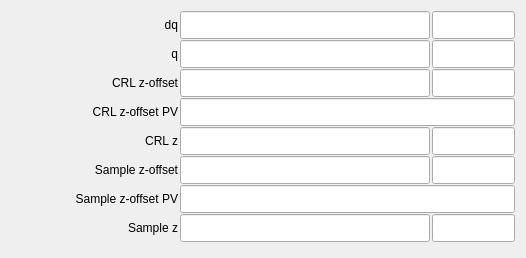
<?xml version="1.0" encoding="UTF-8"?>
<ui version="4.0">
 <class>Form</class>
 <widget class="QWidget" name="Form">
  <property name="geometry">
   <rect>
    <x>0</x>
    <y>0</y>
    <width>526</width>
    <height>249</height>
   </rect>
  </property>
  <property name="windowTitle">
   <string>Form</string>
  </property>
  <layout class="QVBoxLayout" name="verticalLayout_2">
   <item>
    <layout class="QVBoxLayout" name="verticalLayout" stretch="0,1,1,0,1,1,0,1">
     <property name="spacing">
      <number>1</number>
     </property>
     <property name="topMargin">
      <number>0</number>
     </property>
     <property name="bottomMargin">
      <number>5</number>
     </property>
     <item>
      <layout class="QHBoxLayout" name="horizontalLayout_9" stretch="2,3,1">
       <property name="spacing">
        <number>2</number>
       </property>
       <property name="rightMargin">
        <number>0</number>
       </property>
       <item>
        <widget class="caLabel" name="calabel_33">
         <property name="toolTip">
          <string extracomment="CRL image position relative to sample"/>
         </property>
         <property name="statusTip">
          <string extracomment="CRL image position relative to sample"/>
         </property>
         <property name="whatsThis">
          <string extracomment="CRL image position relative to sample"/>
         </property>
         <property name="text">
          <string>dq</string>
         </property>
         <property name="alignment">
          <set>Qt::AlignRight|Qt::AlignTrailing|Qt::AlignVCenter</set>
         </property>
         <property name="fontScaleMode">
          <enum>ESimpleLabel::WidthAndHeight</enum>
         </property>
        </widget>
       </item>
       <item>
        <widget class="caLineEdit" name="caLineEdit_27">
         <property name="sizePolicy">
          <sizepolicy hsizetype="Preferred" vsizetype="Expanding">
           <horstretch>0</horstretch>
           <verstretch>0</verstretch>
          </sizepolicy>
         </property>
         <property name="font">
          <font>
           <pointsize>13</pointsize>
          </font>
         </property>
         <property name="text">
          <string/>
         </property>
         <property name="alignment">
          <set>Qt::AlignRight|Qt::AlignTrailing|Qt::AlignVCenter</set>
         </property>
         <property name="channel" stdset="0">
          <string notr="true">$(P)$(CRL):dq</string>
         </property>
         <property name="foreground">
          <color>
           <red>10</red>
           <green>0</green>
           <blue>184</blue>
          </color>
         </property>
         <property name="background">
          <color>
           <red>200</red>
           <green>200</green>
           <blue>200</blue>
          </color>
         </property>
         <property name="colorMode">
          <enum>caLineEdit::Static</enum>
         </property>
         <property name="precision">
          <number>6</number>
         </property>
         <property name="precisionMode">
          <enum>caLineEdit::Channel</enum>
         </property>
         <property name="fontScaleMode" stdset="0">
          <enum>caLineEdit::None</enum>
         </property>
         <property name="formatType">
          <enum>caLineEdit::decimal</enum>
         </property>
        </widget>
       </item>
       <item>
        <widget class="caLineEdit" name="caLineEdit_26">
         <property name="sizePolicy">
          <sizepolicy hsizetype="Preferred" vsizetype="Expanding">
           <horstretch>0</horstretch>
           <verstretch>0</verstretch>
          </sizepolicy>
         </property>
         <property name="font">
          <font>
           <pointsize>13</pointsize>
          </font>
         </property>
         <property name="text">
          <string/>
         </property>
         <property name="alignment">
          <set>Qt::AlignRight|Qt::AlignTrailing|Qt::AlignVCenter</set>
         </property>
         <property name="channel" stdset="0">
          <string notr="true">$(P)$(CRL):dq.EGU</string>
         </property>
         <property name="foreground">
          <color>
           <red>10</red>
           <green>0</green>
           <blue>184</blue>
          </color>
         </property>
         <property name="background">
          <color>
           <red>200</red>
           <green>200</green>
           <blue>200</blue>
          </color>
         </property>
         <property name="colorMode">
          <enum>caLineEdit::Static</enum>
         </property>
         <property name="precision">
          <number>0</number>
         </property>
         <property name="precisionMode">
          <enum>caLineEdit::User</enum>
         </property>
         <property name="fontScaleMode" stdset="0">
          <enum>caLineEdit::None</enum>
         </property>
         <property name="formatType">
          <enum>caLineEdit::decimal</enum>
         </property>
        </widget>
       </item>
      </layout>
     </item>
     <item>
      <layout class="QHBoxLayout" name="horizontalLayout_8" stretch="2,3,1">
       <property name="spacing">
        <number>2</number>
       </property>
       <property name="rightMargin">
        <number>0</number>
       </property>
       <item>
        <widget class="caLabel" name="calabel_32">
         <property name="toolTip">
          <string extracomment="CRL image position relative to CRL"/>
         </property>
         <property name="text">
          <string>q</string>
         </property>
         <property name="alignment">
          <set>Qt::AlignRight|Qt::AlignTrailing|Qt::AlignVCenter</set>
         </property>
         <property name="fontScaleMode">
          <enum>ESimpleLabel::WidthAndHeight</enum>
         </property>
        </widget>
       </item>
       <item>
        <widget class="caLineEdit" name="caLineEdit_25">
         <property name="sizePolicy">
          <sizepolicy hsizetype="Preferred" vsizetype="Expanding">
           <horstretch>0</horstretch>
           <verstretch>0</verstretch>
          </sizepolicy>
         </property>
         <property name="font">
          <font>
           <pointsize>13</pointsize>
          </font>
         </property>
         <property name="text">
          <string/>
         </property>
         <property name="alignment">
          <set>Qt::AlignRight|Qt::AlignTrailing|Qt::AlignVCenter</set>
         </property>
         <property name="channel" stdset="0">
          <string notr="true">$(P)$(CRL):q</string>
         </property>
         <property name="foreground">
          <color>
           <red>10</red>
           <green>0</green>
           <blue>184</blue>
          </color>
         </property>
         <property name="background">
          <color>
           <red>200</red>
           <green>200</green>
           <blue>200</blue>
          </color>
         </property>
         <property name="colorMode">
          <enum>caLineEdit::Static</enum>
         </property>
         <property name="precision">
          <number>6</number>
         </property>
         <property name="precisionMode">
          <enum>caLineEdit::Channel</enum>
         </property>
         <property name="fontScaleMode" stdset="0">
          <enum>caLineEdit::None</enum>
         </property>
         <property name="formatType">
          <enum>caLineEdit::decimal</enum>
         </property>
        </widget>
       </item>
       <item>
        <widget class="caLineEdit" name="caLineEdit_24">
         <property name="sizePolicy">
          <sizepolicy hsizetype="Preferred" vsizetype="Expanding">
           <horstretch>0</horstretch>
           <verstretch>0</verstretch>
          </sizepolicy>
         </property>
         <property name="font">
          <font>
           <pointsize>13</pointsize>
          </font>
         </property>
         <property name="text">
          <string/>
         </property>
         <property name="alignment">
          <set>Qt::AlignRight|Qt::AlignTrailing|Qt::AlignVCenter</set>
         </property>
         <property name="channel" stdset="0">
          <string notr="true">$(P)$(CRL):q.EGU</string>
         </property>
         <property name="foreground">
          <color>
           <red>10</red>
           <green>0</green>
           <blue>184</blue>
          </color>
         </property>
         <property name="background">
          <color>
           <red>200</red>
           <green>200</green>
           <blue>200</blue>
          </color>
         </property>
         <property name="colorMode">
          <enum>caLineEdit::Static</enum>
         </property>
         <property name="precision">
          <number>0</number>
         </property>
         <property name="precisionMode">
          <enum>caLineEdit::User</enum>
         </property>
         <property name="fontScaleMode" stdset="0">
          <enum>caLineEdit::None</enum>
         </property>
         <property name="formatType">
          <enum>caLineEdit::decimal</enum>
         </property>
        </widget>
       </item>
      </layout>
     </item>
     <item>
      <layout class="QHBoxLayout" name="horizontalLayout_11" stretch="2,3,1">
       <property name="spacing">
        <number>2</number>
       </property>
       <property name="rightMargin">
        <number>0</number>
       </property>
       <item>
        <widget class="caLabel" name="calabel_34">
         <property name="text">
          <string>CRL z-offset</string>
         </property>
         <property name="alignment">
          <set>Qt::AlignRight|Qt::AlignTrailing|Qt::AlignVCenter</set>
         </property>
         <property name="fontScaleMode">
          <enum>ESimpleLabel::WidthAndHeight</enum>
         </property>
        </widget>
       </item>
       <item>
        <widget class="caLineEdit" name="caLineEdit_28">
         <property name="sizePolicy">
          <sizepolicy hsizetype="Preferred" vsizetype="Expanding">
           <horstretch>0</horstretch>
           <verstretch>0</verstretch>
          </sizepolicy>
         </property>
         <property name="font">
          <font>
           <pointsize>13</pointsize>
          </font>
         </property>
         <property name="text">
          <string/>
         </property>
         <property name="alignment">
          <set>Qt::AlignRight|Qt::AlignTrailing|Qt::AlignVCenter</set>
         </property>
         <property name="channel" stdset="0">
          <string notr="true">$(P)$(CRL):1:oePositionOffset_RBV</string>
         </property>
         <property name="foreground">
          <color>
           <red>10</red>
           <green>0</green>
           <blue>184</blue>
          </color>
         </property>
         <property name="background">
          <color>
           <red>200</red>
           <green>200</green>
           <blue>200</blue>
          </color>
         </property>
         <property name="colorMode">
          <enum>caLineEdit::Static</enum>
         </property>
         <property name="precision">
          <number>6</number>
         </property>
         <property name="precisionMode">
          <enum>caLineEdit::Channel</enum>
         </property>
         <property name="fontScaleMode" stdset="0">
          <enum>caLineEdit::None</enum>
         </property>
         <property name="formatType">
          <enum>caLineEdit::decimal</enum>
         </property>
        </widget>
       </item>
       <item>
        <widget class="caLineEdit" name="caLineEdit_29">
         <property name="sizePolicy">
          <sizepolicy hsizetype="Preferred" vsizetype="Expanding">
           <horstretch>0</horstretch>
           <verstretch>0</verstretch>
          </sizepolicy>
         </property>
         <property name="font">
          <font>
           <pointsize>13</pointsize>
          </font>
         </property>
         <property name="text">
          <string/>
         </property>
         <property name="alignment">
          <set>Qt::AlignRight|Qt::AlignTrailing|Qt::AlignVCenter</set>
         </property>
         <property name="channel" stdset="0">
          <string notr="true">$(P)$(CRL):1:oePositionOffset_RBV.EGU</string>
         </property>
         <property name="foreground">
          <color>
           <red>10</red>
           <green>0</green>
           <blue>184</blue>
          </color>
         </property>
         <property name="background">
          <color>
           <red>200</red>
           <green>200</green>
           <blue>200</blue>
          </color>
         </property>
         <property name="colorMode">
          <enum>caLineEdit::Static</enum>
         </property>
         <property name="precision">
          <number>0</number>
         </property>
         <property name="precisionMode">
          <enum>caLineEdit::User</enum>
         </property>
         <property name="fontScaleMode" stdset="0">
          <enum>caLineEdit::None</enum>
         </property>
         <property name="formatType">
          <enum>caLineEdit::decimal</enum>
         </property>
        </widget>
       </item>
      </layout>
     </item>
     <item>
      <layout class="QHBoxLayout" name="horizontalLayout_16" stretch="1,2">
       <property name="spacing">
        <number>2</number>
       </property>
       <property name="rightMargin">
        <number>0</number>
       </property>
       <item>
        <widget class="caLabel" name="calabel_39">
         <property name="text">
          <string>CRL z-offset PV</string>
         </property>
         <property name="alignment">
          <set>Qt::AlignRight|Qt::AlignTrailing|Qt::AlignVCenter</set>
         </property>
         <property name="fontScaleMode">
          <enum>ESimpleLabel::WidthAndHeight</enum>
         </property>
        </widget>
       </item>
       <item>
        <widget class="caLineEdit" name="caLineEdit_39">
         <property name="sizePolicy">
          <sizepolicy hsizetype="Preferred" vsizetype="Expanding">
           <horstretch>0</horstretch>
           <verstretch>0</verstretch>
          </sizepolicy>
         </property>
         <property name="font">
          <font>
           <pointsize>13</pointsize>
          </font>
         </property>
         <property name="text">
          <string/>
         </property>
         <property name="alignment">
          <set>Qt::AlignRight|Qt::AlignTrailing|Qt::AlignVCenter</set>
         </property>
         <property name="channel" stdset="0">
          <string notr="true">$(P)$(CRL):1:oePositionOffset.DOL</string>
         </property>
         <property name="foreground">
          <color>
           <red>10</red>
           <green>0</green>
           <blue>184</blue>
          </color>
         </property>
         <property name="background">
          <color>
           <red>200</red>
           <green>200</green>
           <blue>200</blue>
          </color>
         </property>
         <property name="colorMode">
          <enum>caLineEdit::Static</enum>
         </property>
         <property name="precision">
          <number>0</number>
         </property>
         <property name="precisionMode">
          <enum>caLineEdit::User</enum>
         </property>
         <property name="fontScaleMode" stdset="0">
          <enum>caLineEdit::None</enum>
         </property>
         <property name="formatType">
          <enum>caLineEdit::decimal</enum>
         </property>
        </widget>
       </item>
      </layout>
     </item>
     <item>
      <layout class="QHBoxLayout" name="horizontalLayout_14" stretch="2,3,1">
       <property name="spacing">
        <number>2</number>
       </property>
       <property name="rightMargin">
        <number>0</number>
       </property>
       <item>
        <widget class="caLabel" name="calabel_37">
         <property name="text">
          <string>CRL z</string>
         </property>
         <property name="alignment">
          <set>Qt::AlignRight|Qt::AlignTrailing|Qt::AlignVCenter</set>
         </property>
         <property name="fontScaleMode">
          <enum>ESimpleLabel::WidthAndHeight</enum>
         </property>
        </widget>
       </item>
       <item>
        <widget class="caLineEdit" name="caLineEdit_36">
         <property name="sizePolicy">
          <sizepolicy hsizetype="Preferred" vsizetype="Expanding">
           <horstretch>0</horstretch>
           <verstretch>0</verstretch>
          </sizepolicy>
         </property>
         <property name="font">
          <font>
           <pointsize>13</pointsize>
          </font>
         </property>
         <property name="text">
          <string/>
         </property>
         <property name="alignment">
          <set>Qt::AlignRight|Qt::AlignTrailing|Qt::AlignVCenter</set>
         </property>
         <property name="channel" stdset="0">
          <string notr="true">$(P)$(CRL):1:oePosition_RBV</string>
         </property>
         <property name="foreground">
          <color>
           <red>10</red>
           <green>0</green>
           <blue>184</blue>
          </color>
         </property>
         <property name="background">
          <color>
           <red>200</red>
           <green>200</green>
           <blue>200</blue>
          </color>
         </property>
         <property name="colorMode">
          <enum>caLineEdit::Static</enum>
         </property>
         <property name="precision">
          <number>6</number>
         </property>
         <property name="precisionMode">
          <enum>caLineEdit::Channel</enum>
         </property>
         <property name="fontScaleMode" stdset="0">
          <enum>caLineEdit::None</enum>
         </property>
         <property name="formatType">
          <enum>caLineEdit::decimal</enum>
         </property>
        </widget>
       </item>
       <item>
        <widget class="caLineEdit" name="caLineEdit_37">
         <property name="sizePolicy">
          <sizepolicy hsizetype="Preferred" vsizetype="Expanding">
           <horstretch>0</horstretch>
           <verstretch>0</verstretch>
          </sizepolicy>
         </property>
         <property name="font">
          <font>
           <pointsize>13</pointsize>
          </font>
         </property>
         <property name="text">
          <string/>
         </property>
         <property name="alignment">
          <set>Qt::AlignRight|Qt::AlignTrailing|Qt::AlignVCenter</set>
         </property>
         <property name="channel" stdset="0">
          <string notr="true">$(P)$(CRL):1:oePosition_RBV.EGU</string>
         </property>
         <property name="foreground">
          <color>
           <red>10</red>
           <green>0</green>
           <blue>184</blue>
          </color>
         </property>
         <property name="background">
          <color>
           <red>200</red>
           <green>200</green>
           <blue>200</blue>
          </color>
         </property>
         <property name="colorMode">
          <enum>caLineEdit::Static</enum>
         </property>
         <property name="precision">
          <number>0</number>
         </property>
         <property name="precisionMode">
          <enum>caLineEdit::User</enum>
         </property>
         <property name="fontScaleMode" stdset="0">
          <enum>caLineEdit::None</enum>
         </property>
         <property name="formatType">
          <enum>caLineEdit::decimal</enum>
         </property>
        </widget>
       </item>
      </layout>
     </item>
     <item>
      <layout class="QHBoxLayout" name="horizontalLayout_12" stretch="2,3,1">
       <property name="spacing">
        <number>2</number>
       </property>
       <property name="rightMargin">
        <number>0</number>
       </property>
       <item>
        <widget class="caLabel" name="calabel_35">
         <property name="text">
          <string>Sample z-offset</string>
         </property>
         <property name="alignment">
          <set>Qt::AlignRight|Qt::AlignTrailing|Qt::AlignVCenter</set>
         </property>
         <property name="fontScaleMode">
          <enum>ESimpleLabel::WidthAndHeight</enum>
         </property>
        </widget>
       </item>
       <item>
        <widget class="caLineEdit" name="caLineEdit_31">
         <property name="sizePolicy">
          <sizepolicy hsizetype="Preferred" vsizetype="Expanding">
           <horstretch>0</horstretch>
           <verstretch>0</verstretch>
          </sizepolicy>
         </property>
         <property name="font">
          <font>
           <pointsize>13</pointsize>
          </font>
         </property>
         <property name="text">
          <string/>
         </property>
         <property name="alignment">
          <set>Qt::AlignRight|Qt::AlignTrailing|Qt::AlignVCenter</set>
         </property>
         <property name="channel" stdset="0">
          <string notr="true">$(P)$(CRL):samplePositionOffset_RBV</string>
         </property>
         <property name="foreground">
          <color>
           <red>10</red>
           <green>0</green>
           <blue>184</blue>
          </color>
         </property>
         <property name="background">
          <color>
           <red>200</red>
           <green>200</green>
           <blue>200</blue>
          </color>
         </property>
         <property name="colorMode">
          <enum>caLineEdit::Static</enum>
         </property>
         <property name="precision">
          <number>6</number>
         </property>
         <property name="precisionMode">
          <enum>caLineEdit::Channel</enum>
         </property>
         <property name="fontScaleMode" stdset="0">
          <enum>caLineEdit::None</enum>
         </property>
         <property name="formatType">
          <enum>caLineEdit::decimal</enum>
         </property>
        </widget>
       </item>
       <item>
        <widget class="caLineEdit" name="caLineEdit_32">
         <property name="sizePolicy">
          <sizepolicy hsizetype="Preferred" vsizetype="Expanding">
           <horstretch>0</horstretch>
           <verstretch>0</verstretch>
          </sizepolicy>
         </property>
         <property name="font">
          <font>
           <pointsize>13</pointsize>
          </font>
         </property>
         <property name="text">
          <string/>
         </property>
         <property name="alignment">
          <set>Qt::AlignRight|Qt::AlignTrailing|Qt::AlignVCenter</set>
         </property>
         <property name="channel" stdset="0">
          <string notr="true">$(P)$(CRL):samplePositionOffset_RBV.EGU</string>
         </property>
         <property name="foreground">
          <color>
           <red>10</red>
           <green>0</green>
           <blue>184</blue>
          </color>
         </property>
         <property name="background">
          <color>
           <red>200</red>
           <green>200</green>
           <blue>200</blue>
          </color>
         </property>
         <property name="colorMode">
          <enum>caLineEdit::Static</enum>
         </property>
         <property name="precision">
          <number>0</number>
         </property>
         <property name="precisionMode">
          <enum>caLineEdit::User</enum>
         </property>
         <property name="fontScaleMode" stdset="0">
          <enum>caLineEdit::None</enum>
         </property>
         <property name="formatType">
          <enum>caLineEdit::decimal</enum>
         </property>
        </widget>
       </item>
      </layout>
     </item>
     <item>
      <layout class="QHBoxLayout" name="horizontalLayout_15" stretch="2,4">
       <property name="spacing">
        <number>2</number>
       </property>
       <property name="rightMargin">
        <number>0</number>
       </property>
       <item>
        <widget class="caLabel" name="calabel_38">
         <property name="text">
          <string>Sample z-offset PV</string>
         </property>
         <property name="alignment">
          <set>Qt::AlignRight|Qt::AlignTrailing|Qt::AlignVCenter</set>
         </property>
         <property name="fontScaleMode">
          <enum>ESimpleLabel::WidthAndHeight</enum>
         </property>
        </widget>
       </item>
       <item>
        <widget class="caLineEdit" name="caLineEdit_40">
         <property name="sizePolicy">
          <sizepolicy hsizetype="Preferred" vsizetype="Expanding">
           <horstretch>0</horstretch>
           <verstretch>0</verstretch>
          </sizepolicy>
         </property>
         <property name="font">
          <font>
           <pointsize>13</pointsize>
          </font>
         </property>
         <property name="text">
          <string/>
         </property>
         <property name="alignment">
          <set>Qt::AlignRight|Qt::AlignTrailing|Qt::AlignVCenter</set>
         </property>
         <property name="channel" stdset="0">
          <string notr="true">$(P)$(CRL):samplePositionOffset.DOL</string>
         </property>
         <property name="foreground">
          <color>
           <red>10</red>
           <green>0</green>
           <blue>184</blue>
          </color>
         </property>
         <property name="background">
          <color>
           <red>200</red>
           <green>200</green>
           <blue>200</blue>
          </color>
         </property>
         <property name="colorMode">
          <enum>caLineEdit::Static</enum>
         </property>
         <property name="precision">
          <number>0</number>
         </property>
         <property name="precisionMode">
          <enum>caLineEdit::User</enum>
         </property>
         <property name="fontScaleMode" stdset="0">
          <enum>caLineEdit::None</enum>
         </property>
         <property name="formatType">
          <enum>caLineEdit::decimal</enum>
         </property>
        </widget>
       </item>
      </layout>
     </item>
     <item>
      <layout class="QHBoxLayout" name="horizontalLayout_13" stretch="2,3,1">
       <property name="spacing">
        <number>2</number>
       </property>
       <property name="rightMargin">
        <number>0</number>
       </property>
       <item>
        <widget class="caLabel" name="calabel_36">
         <property name="text">
          <string>Sample z</string>
         </property>
         <property name="alignment">
          <set>Qt::AlignRight|Qt::AlignTrailing|Qt::AlignVCenter</set>
         </property>
         <property name="fontScaleMode">
          <enum>ESimpleLabel::WidthAndHeight</enum>
         </property>
        </widget>
       </item>
       <item>
        <widget class="caLineEdit" name="caLineEdit_34">
         <property name="sizePolicy">
          <sizepolicy hsizetype="Preferred" vsizetype="Expanding">
           <horstretch>0</horstretch>
           <verstretch>0</verstretch>
          </sizepolicy>
         </property>
         <property name="font">
          <font>
           <pointsize>13</pointsize>
          </font>
         </property>
         <property name="text">
          <string/>
         </property>
         <property name="alignment">
          <set>Qt::AlignRight|Qt::AlignTrailing|Qt::AlignVCenter</set>
         </property>
         <property name="channel" stdset="0">
          <string notr="true">$(P)$(CRL):samplePosition_RBV</string>
         </property>
         <property name="foreground">
          <color>
           <red>10</red>
           <green>0</green>
           <blue>184</blue>
          </color>
         </property>
         <property name="background">
          <color>
           <red>200</red>
           <green>200</green>
           <blue>200</blue>
          </color>
         </property>
         <property name="colorMode">
          <enum>caLineEdit::Static</enum>
         </property>
         <property name="precision">
          <number>6</number>
         </property>
         <property name="precisionMode">
          <enum>caLineEdit::Channel</enum>
         </property>
         <property name="fontScaleMode" stdset="0">
          <enum>caLineEdit::None</enum>
         </property>
         <property name="formatType">
          <enum>caLineEdit::decimal</enum>
         </property>
        </widget>
       </item>
       <item>
        <widget class="caLineEdit" name="caLineEdit_35">
         <property name="sizePolicy">
          <sizepolicy hsizetype="Preferred" vsizetype="Expanding">
           <horstretch>0</horstretch>
           <verstretch>0</verstretch>
          </sizepolicy>
         </property>
         <property name="font">
          <font>
           <pointsize>13</pointsize>
          </font>
         </property>
         <property name="text">
          <string/>
         </property>
         <property name="alignment">
          <set>Qt::AlignRight|Qt::AlignTrailing|Qt::AlignVCenter</set>
         </property>
         <property name="channel" stdset="0">
          <string notr="true">$(P)$(CRL):samplePosition_RBV.EGU</string>
         </property>
         <property name="foreground">
          <color>
           <red>10</red>
           <green>0</green>
           <blue>184</blue>
          </color>
         </property>
         <property name="background">
          <color>
           <red>200</red>
           <green>200</green>
           <blue>200</blue>
          </color>
         </property>
         <property name="colorMode">
          <enum>caLineEdit::Static</enum>
         </property>
         <property name="precision">
          <number>0</number>
         </property>
         <property name="precisionMode">
          <enum>caLineEdit::User</enum>
         </property>
         <property name="fontScaleMode" stdset="0">
          <enum>caLineEdit::None</enum>
         </property>
         <property name="formatType">
          <enum>caLineEdit::decimal</enum>
         </property>
        </widget>
       </item>
      </layout>
     </item>
    </layout>
   </item>
  </layout>
 </widget>
 <customwidgets>
  <customwidget>
   <class>caLabel</class>
   <extends>QLabel</extends>
   <header>caLabel</header>
  </customwidget>
  <customwidget>
   <class>caLineEdit</class>
   <extends>QLineEdit</extends>
   <header>caLineEdit</header>
  </customwidget>
 </customwidgets>
 <resources/>
 <connections/>
</ui>
